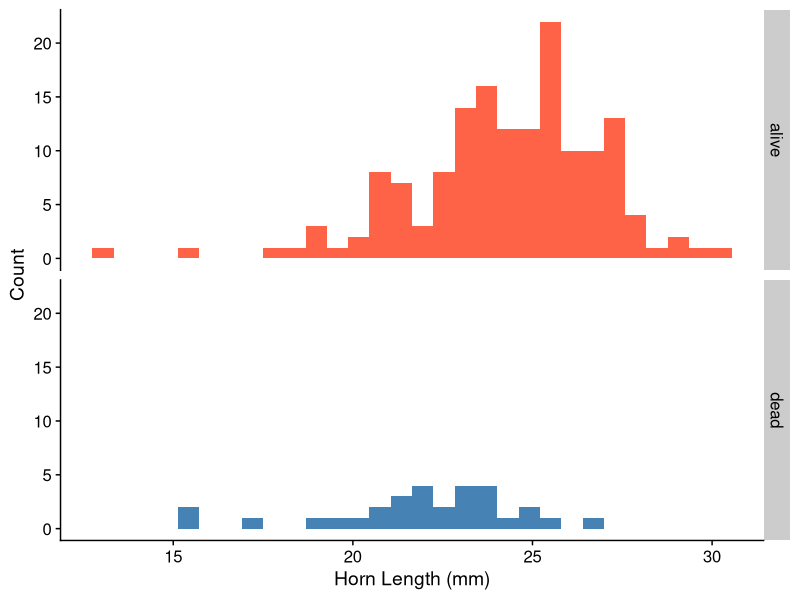

This figure's R source:
## ---- chunk 1
#| echo: false

library(tidyverse)

# Required files for this problem set:
#    - HornedLizards.csv
#    - Earwigs.csv
#    - JetLag.csv
## ---- chunk 2
HL <- read_csv("../Data/HornedLizards.csv", show_col_types = FALSE) |> 
  drop_na()

HL
## ---- chunk 3
ggplot(HL, aes(horn_length, fill = group)) +
  geom_histogram(bins = 30) +
  scale_fill_manual(values = c("tomato", "steelblue")) +
  facet_grid(group ~ .) +
  cowplot::theme_cowplot() +
  labs(x = "Horn Length (mm)", y = "Count") +
  theme(legend.position = "none")
## ---- chunk 4
HL |> count(group)

HL |> 
  group_by(group) |> 
  summarize(Mean = mean(horn_length),
            Var = var(horn_length))
## ---- chunk 5
HL <- HL |> 
  mutate(group = as.integer(factor(group)))
